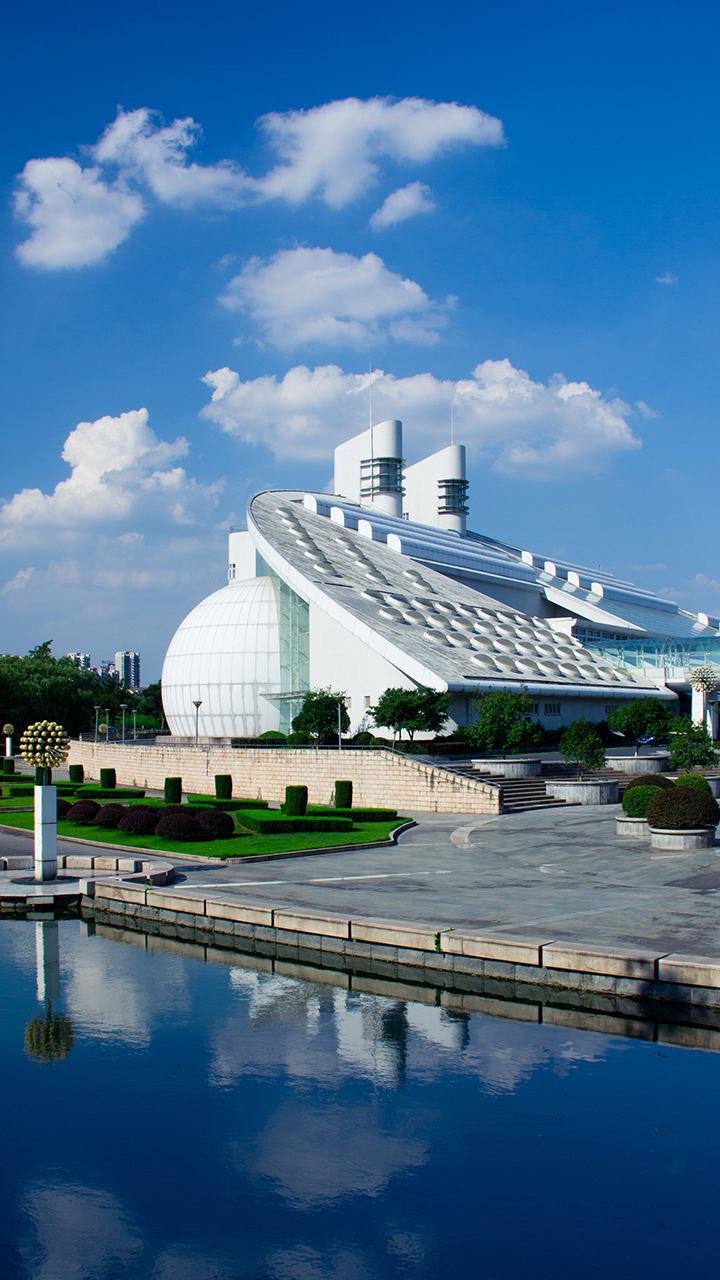
#> input picture Python素描/1.jpg, 720 x 1280 px
$ python code.py
#> lines starting #> are read from the running program, lines starting #| are printed output that depends on the picture
# -*- coding: utf-8 -*-
"""
Created on Sun Feb 11 13:14:52 2018

@author: peter
"""
from PIL import Image
from random import randint
old = Image.open(r"1.jpg")
#> old is the input picture: PIL image 720x1280 RGB; mean R, G, B 76.2, 115.2, 148.1
new = Image.new('L', old.size, 255)
#> new: PIL image 720x1280 L; every value is 255
w, d = old.size
#> w = 720; d = 1280
old = old.convert('L')
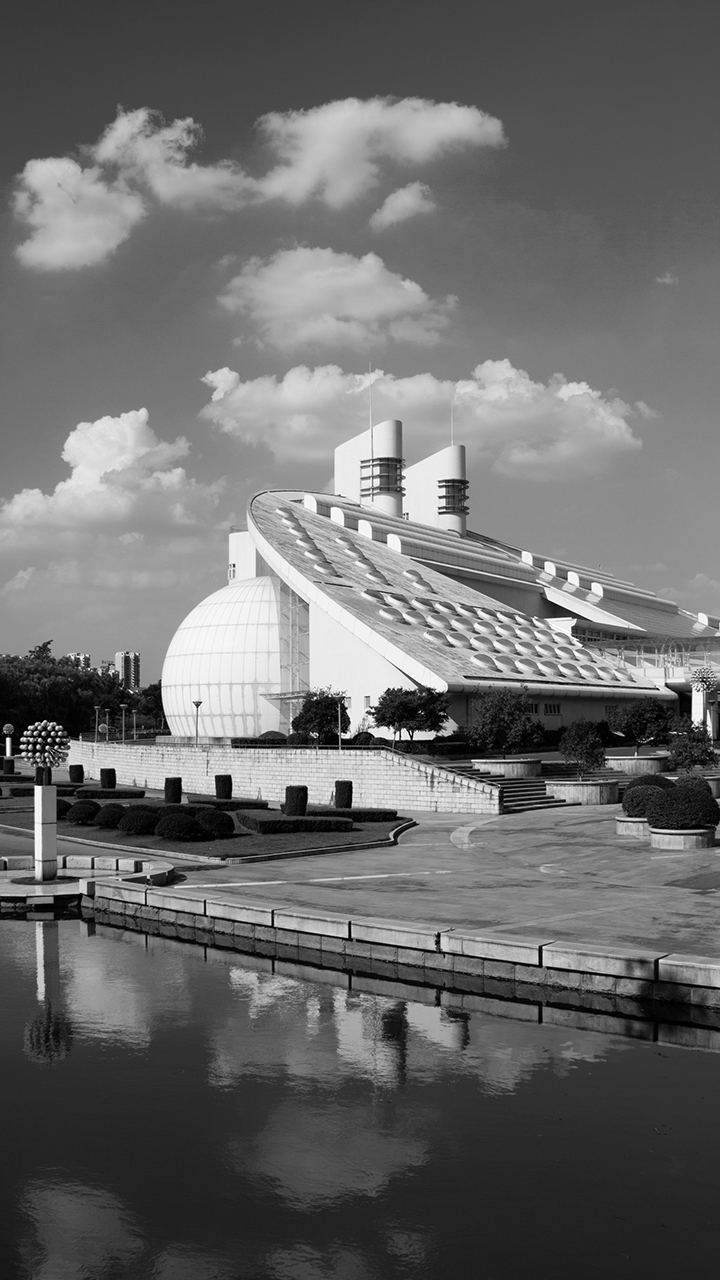
#> old: PIL image 720x1280 L; min 0, max 255, mean 107.2
# Define the size of the pencil:
PEN_SIZE = 3
COLOR_DIFF = 7
LINE_LEN = 2

for i in range(PEN_SIZE + 1, w - PEN_SIZE - 1):
    for j in range(PEN_SIZE + 1, d - PEN_SIZE - 1):
        originalcolor = 255
        lcolor = sum([old.getpixel((i - r, j))
                      for r in range(PEN_SIZE)]) // PEN_SIZE
        rcolor = sum([old.getpixel((i + r, j))
                      for r in range(PEN_SIZE)]) // PEN_SIZE
        if abs(lcolor - rcolor) > COLOR_DIFF:
            originalcolor -= (255 - old.getpixel((i, j))) // 4
            for p in range(-LINE_LEN + randint(-1,1), LINE_LEN + randint(-1,1)):
              new.putpixel((i, j+p), originalcolor)

        ucolor = sum([old.getpixel((i, j - r))
                      for r in range(PEN_SIZE)]) // PEN_SIZE
        dcolor = sum([old.getpixel((i, j + r))
                      for r in range(PEN_SIZE)]) // PEN_SIZE
        if abs(ucolor - dcolor) > COLOR_DIFF:
            originalcolor -= (255 - old.getpixel((i, j))) // 4
            for p in range(-LINE_LEN + randint(-1,1), LINE_LEN + randint(-1,1)):
              new.putpixel((i+p, j), originalcolor)

        lucolor = sum([old.getpixel((i - r, j - r))
                      for r in range(PEN_SIZE)]) // PEN_SIZE
        rdcolor = sum([old.getpixel((i + r, j + r))
                      for r in range(PEN_SIZE)]) // PEN_SIZE
        if abs(lucolor - rdcolor) > COLOR_DIFF:
            originalcolor -= (255 - old.getpixel((i, j))) // 4
            for p in range(-LINE_LEN + randint(-1,1), LINE_LEN + randint(-1,1)):
              new.putpixel((i-p, j+p), originalcolor)

        rucolor = sum([old.getpixel((i + r, j - r))
                      for r in range(PEN_SIZE)]) // PEN_SIZE
        ldcolor = sum([old.getpixel((i - r, j + r))
                      for r in range(PEN_SIZE)]) // PEN_SIZE
        if abs(rucolor - ldcolor) > COLOR_DIFF:
            originalcolor -= (255 - old.getpixel((i, j))) // 4
            for p in range(-LINE_LEN + randint(-1,1), LINE_LEN + randint(-1,1)):
              new.putpixel((i+p, j+p), originalcolor)
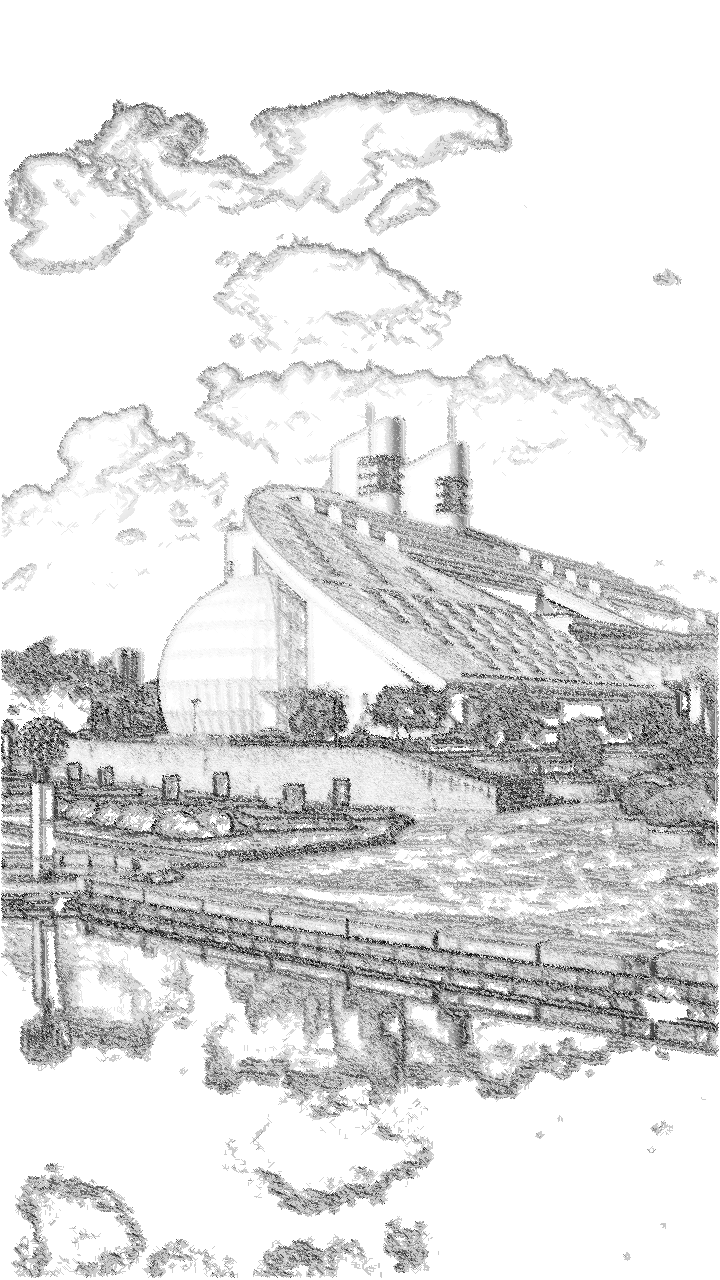
#> new: PIL image 720x1280 L; min 3, max 255, mean 223.7

new.save(r"pencil_drawing1.jpg")

$ run again, with Python素描/2.png saved as Python素描/1.jpg
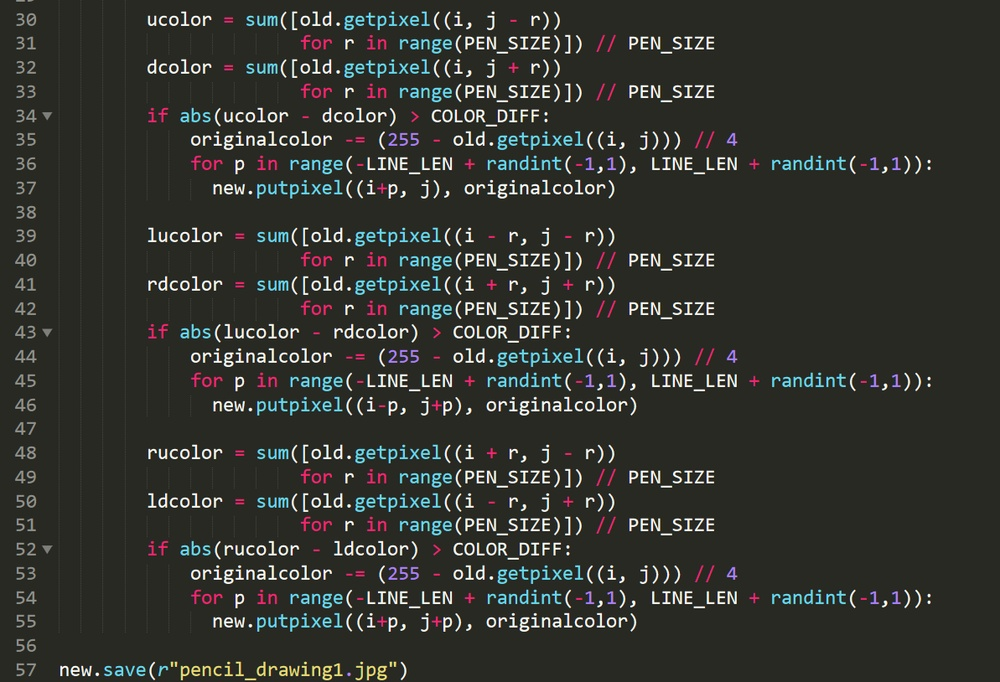
#> input picture Python素描/2.png, 1000 x 682 px, shrunk from 1193 x 814 before the run
#> old is the input picture: PIL image 1000x682 RGB; mean R, G, B 50.5, 52, 47
#> `old = old.convert('L')`:
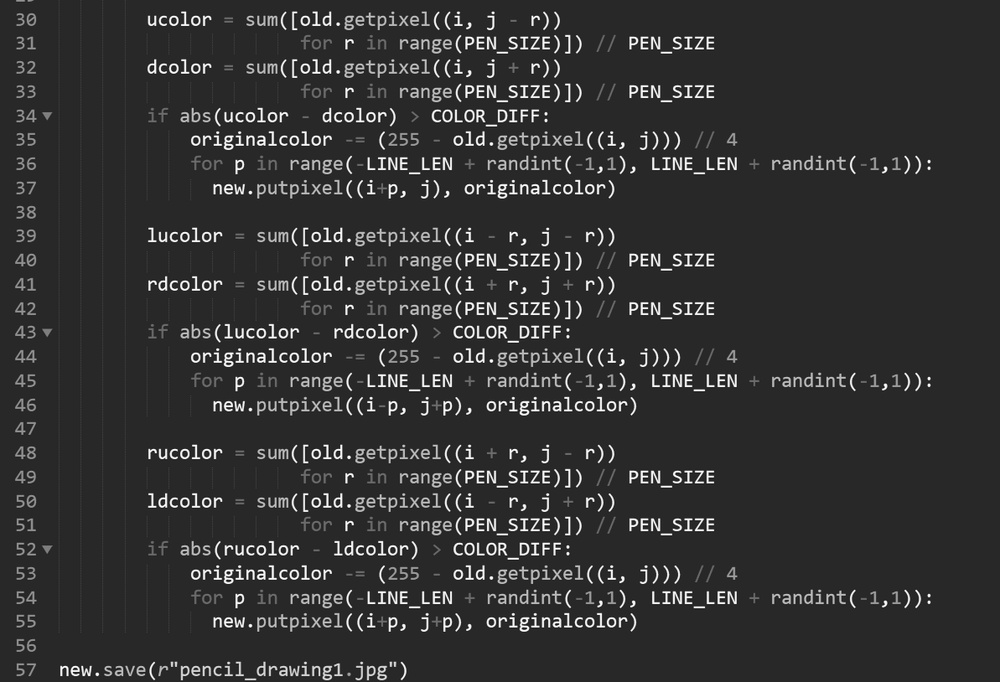
#> old: PIL image 1000x682 L; min 0, max 255, mean 51
#> after the loop `for i in range(PEN_SIZE + 1, w - PEN_SIZE - 1):`:
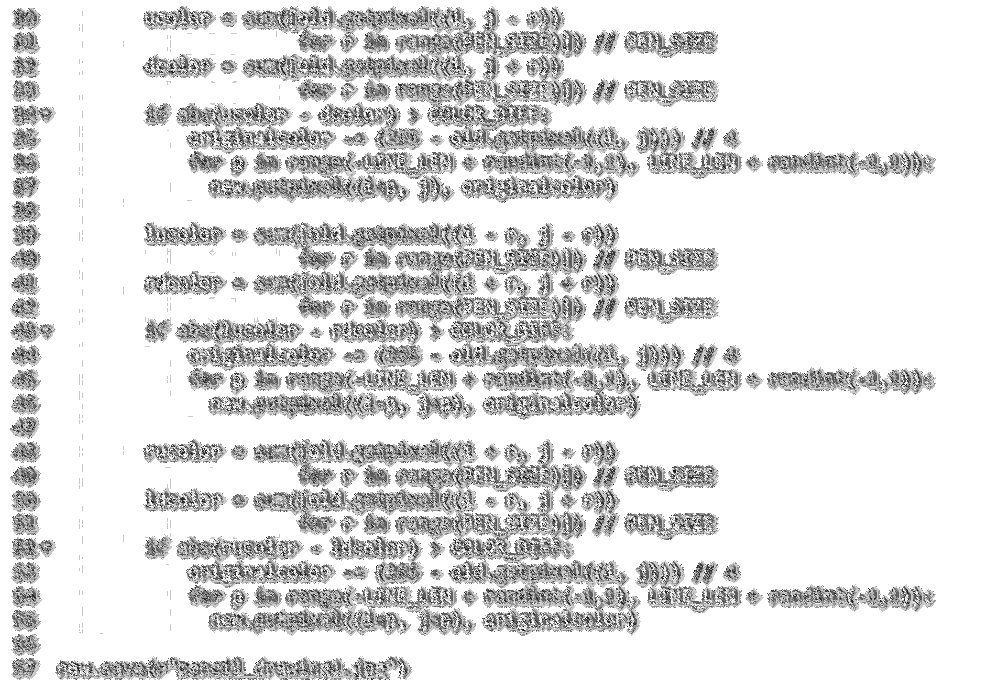
#> new: PIL image 1000x682 L; min 3, max 255, mean 222.9

$ run again, with Python素描/3.png saved as Python素描/1.jpg
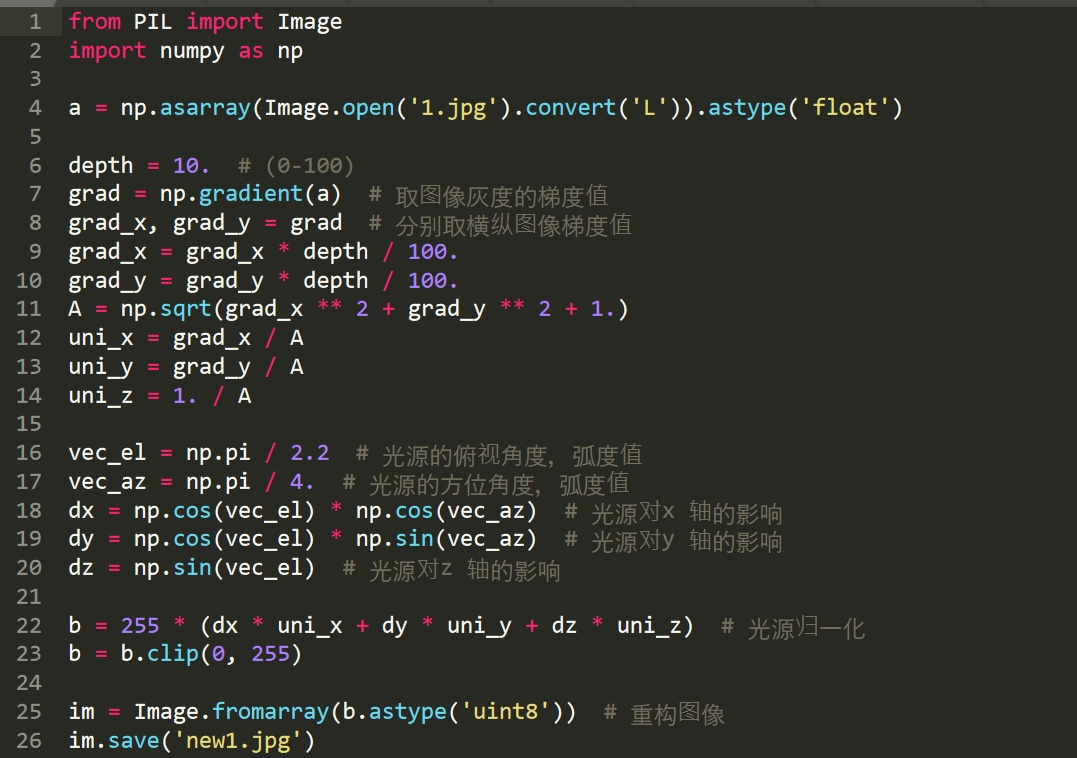
#> input picture Python素描/3.png, 1077 x 758 px
#> old is the input picture: PIL image 1077x758 RGB; mean R, G, B 48.1, 48.8, 43.1
#> `old = old.convert('L')`:
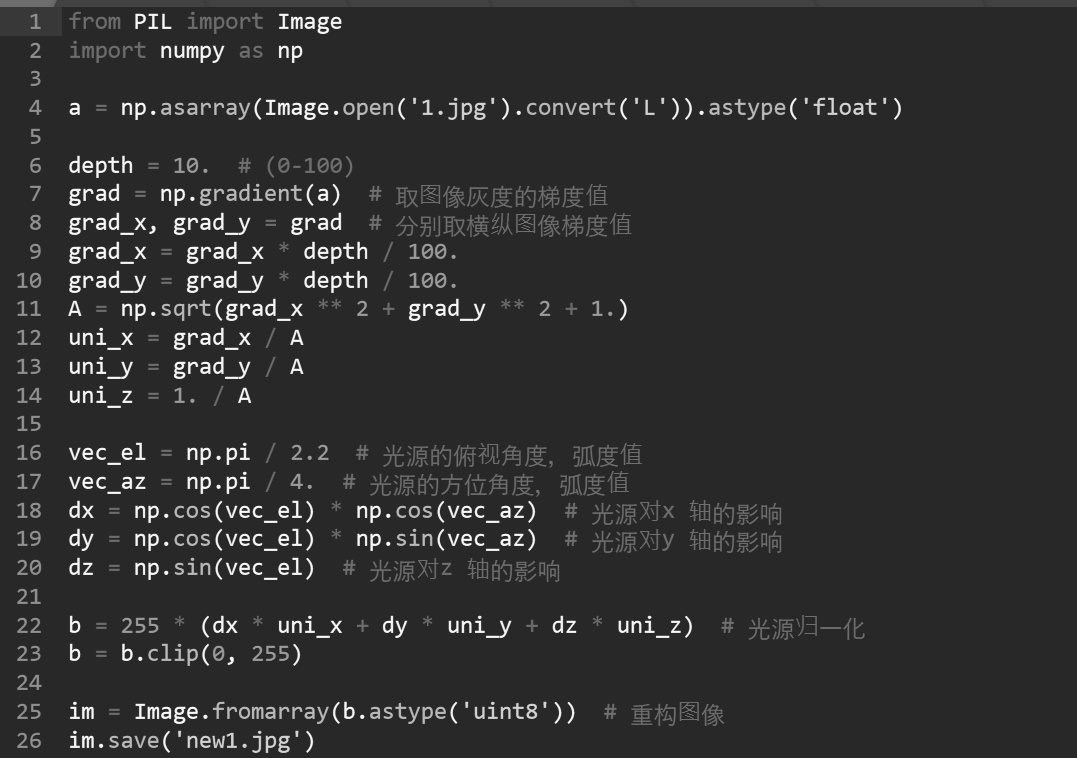
#> old: PIL image 1077x758 L; min 31, max 254, mean 48
#> after the loop `for i in range(PEN_SIZE + 1, w - PEN_SIZE - 1):`:
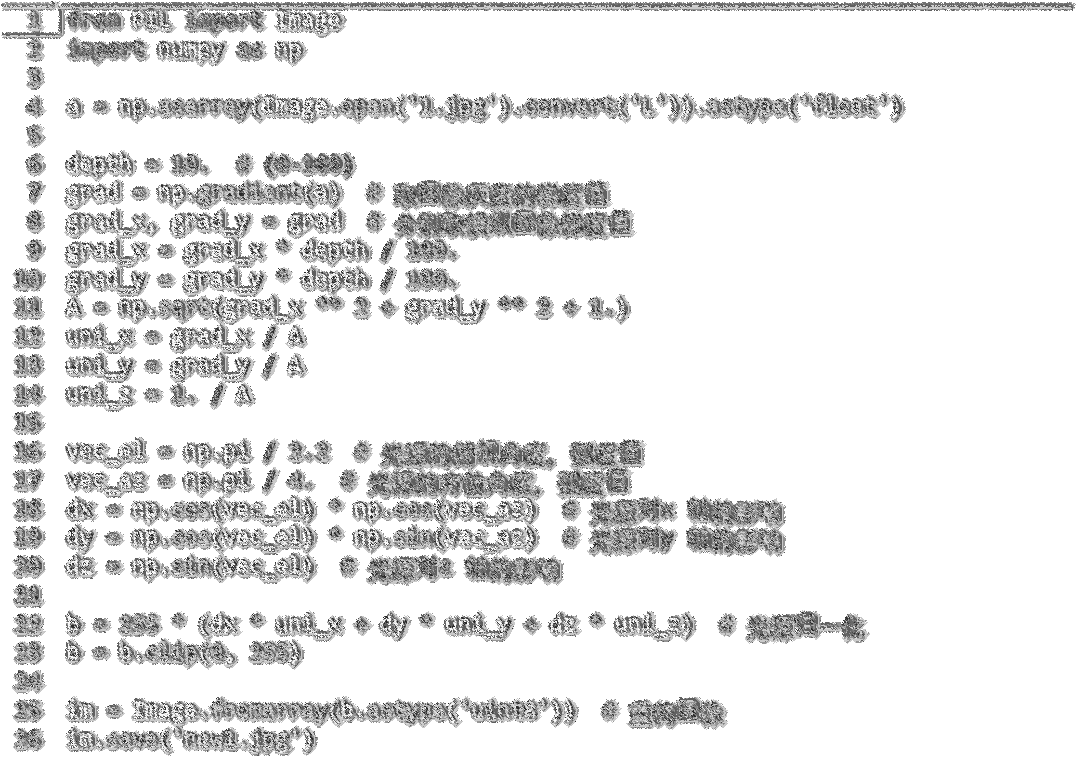
#> new: PIL image 1077x758 L; min 35, max 255, mean 231
